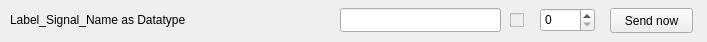
<?xml version="1.0" encoding="UTF-8"?>
<ui version="4.0">
 <class>send_widget_special</class>
 <widget class="QWidget" name="send_widget_special">
  <property name="geometry">
   <rect>
    <x>0</x>
    <y>0</y>
    <width>707</width>
    <height>42</height>
   </rect>
  </property>
  <property name="sizePolicy">
   <sizepolicy hsizetype="Fixed" vsizetype="Fixed">
    <horstretch>0</horstretch>
    <verstretch>0</verstretch>
   </sizepolicy>
  </property>
  <property name="minimumSize">
   <size>
    <width>707</width>
    <height>42</height>
   </size>
  </property>
  <property name="maximumSize">
   <size>
    <width>707</width>
    <height>42</height>
   </size>
  </property>
  <property name="windowTitle">
   <string>Form</string>
  </property>
  <widget class="QLabel" name="label">
   <property name="geometry">
    <rect>
     <x>10</x>
     <y>12</y>
     <width>311</width>
     <height>16</height>
    </rect>
   </property>
   <property name="text">
    <string>Label_Signal_Name as Datatype</string>
   </property>
  </widget>
  <widget class="QPushButton" name="pushButton_send">
   <property name="geometry">
    <rect>
     <x>610</x>
     <y>8</y>
     <width>83</width>
     <height>25</height>
    </rect>
   </property>
   <property name="text">
    <string>Send now</string>
   </property>
  </widget>
  <widget class="QLineEdit" name="lineEdit">
   <property name="geometry">
    <rect>
     <x>340</x>
     <y>8</y>
     <width>161</width>
     <height>24</height>
    </rect>
   </property>
  </widget>
  <widget class="QSpinBox" name="spinBox_cyclic">
   <property name="geometry">
    <rect>
     <x>540</x>
     <y>8</y>
     <width>55</width>
     <height>24</height>
    </rect>
   </property>
   <property name="maximum">
    <number>2147483647</number>
   </property>
  </widget>
  <widget class="QCheckBox" name="checkBox">
   <property name="enabled">
    <bool>false</bool>
   </property>
   <property name="geometry">
    <rect>
     <x>510</x>
     <y>10</y>
     <width>21</width>
     <height>20</height>
    </rect>
   </property>
   <property name="text">
    <string/>
   </property>
   <property name="checkable">
    <bool>true</bool>
   </property>
   <property name="checked">
    <bool>false</bool>
   </property>
  </widget>
 </widget>
 <resources/>
 <connections/>
</ui>
